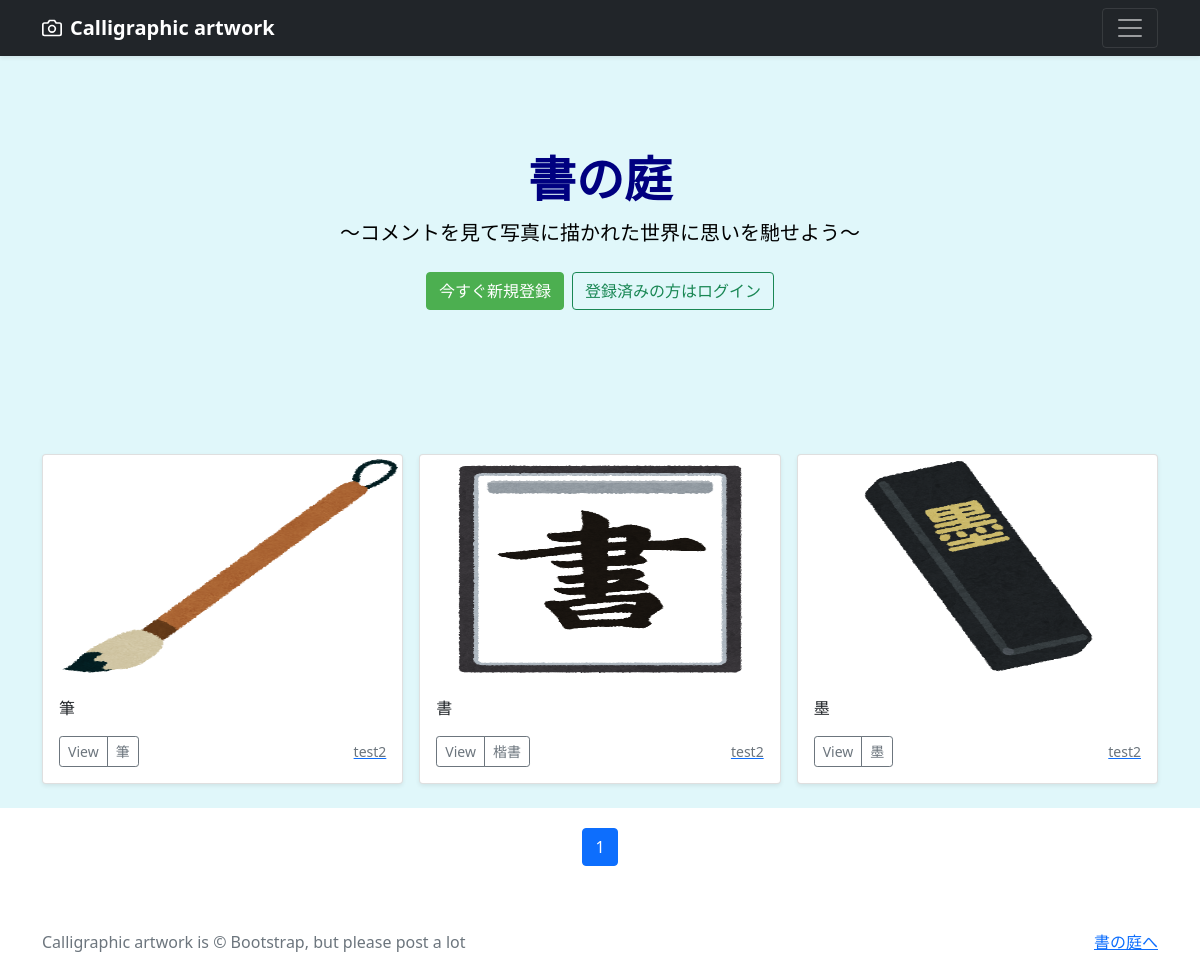
The page / on the database its author committed.
### photo/models.py (models this page shows, shortened)
class ArtWorks(models.Model):
    user = models.ForeignKey(CustomUser, verbose_name='ユーザー', on_delete=models.CASCADE)
    category = models.ForeignKey(Category, verbose_name='カテゴリ', on_delete=models.PROTECT)
    title = models.CharField(verbose_name='タイトル', max_length=200)
    comment = models.TextField(verbose_name='コメント')
    image1 = models.ImageField(verbose_name='イメージ1', upload_to='photos')
    image2 = models.ImageField(verbose_name='イメージ2', upload_to='photos', blank=True, null=True)
    image3 = models.ImageField(verbose_name='イメージ3', upload_to='photos', blank=True, null=True)
    image4 = models.ImageField(verbose_name='イメージ4', upload_to='photos', blank=True, null=True)
    image5 = models.ImageField(verbose_name='イメージ5', upload_to='photos', blank=True, null=True)
    image6 = models.ImageField(verbose_name='イメージ6', upload_to='photos', blank=True, null=True)
    image7 = models.ImageField(verbose_name='イメージ7', upload_to='photos', blank=True, null=True)
    image8 = models.ImageField(verbose_name='イメージ8', upload_to='photos', blank=True, null=True)
    image9 = models.ImageField(verbose_name='イメージ9', upload_to='photos', blank=True, null=True)
    image10 = models.ImageField(verbose_name='イメージ10', upload_to='photos', blank=True, null=True)
    posted_at = models.DateTimeField(verbose_name='投稿日時', auto_now_add=True)

class Category(models.Model):
    title = models.CharField(verbose_name='カテゴリ', max_length=20)

### accounts/models.py (models this page shows)
class CustomUser(AbstractUser):
    pass

### photo/views.py (the view)
# urls.py: path('', views.IndexView.as_view(), name='index'),
class IndexView(ListView):
    template_name = 'index.html'
    queryset = ArtWorks.objects.order_by('-posted_at')
    paginate_by = 9

### photo/templates/index.html (shortened to what this page needs)
{% extends 'base.html' %}
    {% block contents %}
    {% include "photos_title.html" %}
    {% include "photos_list.html" %}
    {% include "pagination.html" %}
    {% endblock %}

### photo/templates/photos_list.html (shortened to what this page needs)
<div class="album py-4" style="background-color: #E0F7FA; margin-bottom: 20px;">
  <div class="container">
    <div class="row row-cols-1 row-cols-sm-2 row-cols-md-3 g-3">
      {% for record in object_list %}
      <div class="col">
        <div class="card shadow-sm">
          <img src="{{ record.image1.url }}"
               class="bd-placeholder-img card-img-top"
               width="100%" height="225"
               xmlns="http://www.w3.org/2000/svg"
               role="img" aria-label="Placeholder: Thumbnail"
               preserveAspectRatio="xMidYMid slice"
               focusable="false">
               <rect width="100%" height="100%" fill="#55595c"/>
          <div class="card-body">
            <p class="card-text">
              {{record.title}}
            </p>
            <div class="d-flex justify-content-between align-items-center">
              <div class="btn-group">
                <button type="button"
                        class="btn btn-sm btn-outline-secondary"
                        onclick="location.href='{% url 'photo:photo_detail' record.pk %}'">
                        View</button>
                <button type="button"
                        class="btn btn-sm btn-outline-secondary"
                        onclick="location.href='{% url 'photo:photos_cat' category=record.category.id %}'">
                        {{record.category.title}}</button>
              </div>
              <a href="{% url 'photo:user_list' user=record.user.id%}">
                <small class="text-muted">{{record.user.username}}</small>
              </a>
            </div>
          </div>
        </div>
      </div>
      {% endfor %}
    </div>
  </div>
</div>

### photo/templates/base.html (style rules this page uses)
.bd-placeholder-img { font-size: 1.125rem; text-anchor: middle; -webkit-user-select: none; -moz-user-select: none; user-select: none; }

### rows shown on the page
ArtWorks: image1 (picture), title "筆", category "筆", user.username "test2"
ArtWorks: image1 (picture), title "書", category "楷書", user.username "test2"
ArtWorks: image1 (picture), title "墨", category "墨", user.username "test2"

### other values the page prints
{{ num }} "1"
